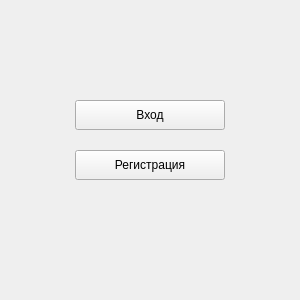
<?xml version="1.0" encoding="UTF-8"?>
<ui version="4.0">
 <class>Form</class>
 <widget class="QWidget" name="Form">
  <property name="geometry">
   <rect>
    <x>0</x>
    <y>0</y>
    <width>300</width>
    <height>300</height>
   </rect>
  </property>
  <property name="windowTitle">
   <string>Вход и регистрация</string>
  </property>
  <widget class="QPushButton" name="btn_login">
   <property name="geometry">
    <rect>
     <x>75</x>
     <y>100</y>
     <width>150</width>
     <height>30</height>
    </rect>
   </property>
   <property name="text">
    <string>Вход</string>
   </property>
  </widget>
  <widget class="QPushButton" name="btn_reg">
   <property name="geometry">
    <rect>
     <x>75</x>
     <y>150</y>
     <width>150</width>
     <height>30</height>
    </rect>
   </property>
   <property name="text">
    <string>Регистрация</string>
   </property>
  </widget>
 </widget>
 <resources/>
 <connections/>
</ui>
